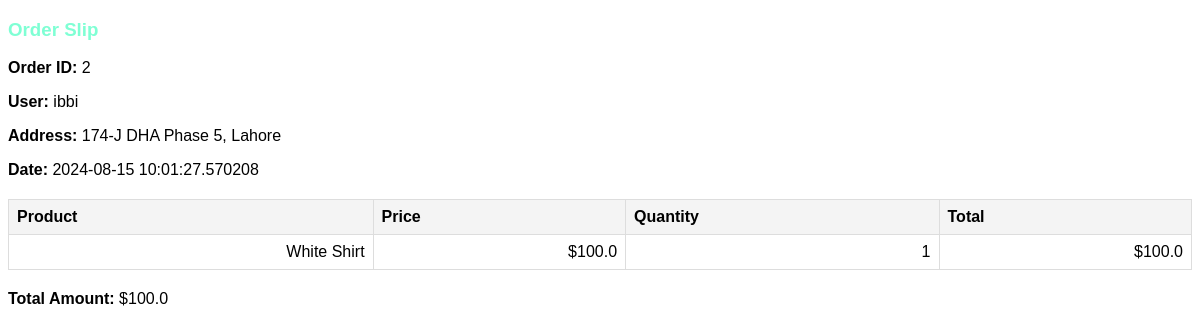
Page /print-order-slip/2 on the committed database.
### app.py (models this page shows, shortened)
class Order(db.Model):
    id = db.Column(db.Integer, primary_key=True)
    user_id = db.Column(db.Integer, db.ForeignKey('user.id'), nullable=False)
    order_date = db.Column(db.DateTime, default=datetime.utcnow)
    total_price = db.Column(db.Float, nullable=False)
    billing_name = db.Column(db.String(120), nullable=False)
    billing_email = db.Column(db.String(120), nullable=False)
    billing_address = db.Column(db.String(255), nullable=False)
    billing_city = db.Column(db.String(120), nullable=False)
    billing_state = db.Column(db.String(120), nullable=False)
    billing_zip = db.Column(db.String(20), nullable=False)
    billing_country = db.Column(db.String(120), nullable=False)
    status = db.Column(db.String(50), nullable=False, default='Processing')
    user = db.relationship('User', backref=db.backref('orders', lazy=True))
    order_details = db.relationship('OrderDetail', backref='order', lazy=True)

class User(db.Model, UserMixin):
    id = db.Column(db.Integer, primary_key=True)
    username = db.Column(db.String(20), unique=True, nullable=False)
    email = db.Column(db.String(120), unique=True, nullable=False)
    password = db.Column(db.String(60), nullable=False)
    cart_items = db.relationship('CartItem', backref='user', lazy=True)
    wishlist_items = db.relationship('WishlistItem', backref='user', lazy=True)
    purchase_history = db.relationship('PurchaseHistory', backref='user', lazy=True)
    comments = db.relationship('Comment', backref='user', lazy=True)  # Relationship with comments
    is_admin = db.Column(db.Boolean, default=False)

class Product(db.Model):
    id = db.Column(db.Integer, primary_key=True)
    name = db.Column(db.String(100), nullable=False)
    description = db.Column(db.Text, nullable=False)
    price = db.Column(db.Float, nullable=False)
    image = db.Column(db.String(200), nullable=False)
    category = db.Column(db.String(50), nullable=False)
    sale_percentage = db.Column(db.Float, default=0)  # Sale percentage, 0 means no sale
    quantity = db.Column(db.Integer, nullable=False, default=0)  # Quantity in stock
    comments = db.relationship('Comment', backref='product', lazy=True)  # Relationship with comments

class OrderDetail(db.Model):
    id = db.Column(db.Integer, primary_key=True)
    order_id = db.Column(db.Integer, db.ForeignKey('order.id'), nullable=False)
    product_id = db.Column(db.Integer, db.ForeignKey('product.id'), nullable=False)
    quantity = db.Column(db.Integer, nullable=False)
    price = db.Column(db.Float, nullable=False)
    discount = db.Column(db.Float, default=0.0)  # Add discount if needed
    product = db.relationship('Product', backref=db.backref('order_details', lazy=True))

### app.py (the view)
@app.route('/print-order-slip/<int:order_id>')
def print_order_slip(order_id):
    order = Order.query.get(order_id)
    if not order:
        return "Order not found", 404
    order_items = OrderDetail.query.filter_by(order_id=order_id).all()
    products = [
        {
            'product_name': Product.query.get(detail.product_id).name,
            'price': detail.price,
            'quantity': detail.quantity,
            'total': detail.quantity * detail.price
        }
        for detail in order_items
    ]
    total_amount = sum(item['total'] for item in products)
    return render_template('printable_slip.html', order=order, items=products, total_amount=total_amount)

### templates/printable_slip.html (shortened to what this page needs)
<!DOCTYPE html>
<html>
<head>
</head>
<body>
    <h3 style="color: aquamarine;">Order Slip</h3>
    <p><strong>Order ID:</strong> {{ order.id }}</p>
    <p><strong>User:</strong> {{ order.user.username }}</p>
    <p><strong>Address:</strong> {{ order.billing_address }}</p>
    <p><strong>Date:</strong> {{ order.order_date }}</p>
    <table class="slip-table">
        <thead>
            <tr>
                <th>Product</th>
                <th>Price</th>
                <th>Quantity</th>
                <th>Total</th>
            </tr>
        </thead>
        <tbody>
            {% for item in items %}
            <tr>
                <td>{{ item.product_name }}</td>
                <td>${{ item.price }}</td>
                <td>{{ item.quantity }}</td>
                <td>${{ item.total }}</td>
            </tr>
            {% endfor %}
        </tbody>
    </table>
    <p><strong>Total Amount:</strong> ${{ total_amount }}</p>
</body>
</html>

### templates/printable_slip.html (style rules this page uses)
body { font-family: Arial, sans-serif; }
.slip-table { width: 100%; border-collapse: collapse; margin: 20px 0; }
.slip-table th, .slip-table td { border: 1px solid #ddd; padding: 8px; }
.slip-table th { background-color: #f4f4f4; text-align: left; }
.slip-table td { text-align: right; }

### rows in the picture
Order: id "2", billing_address "174-J DHA Phase 5, Lahore", order_date "2024-08-15 10:01:27.570208"
User: user.username "ibbi"
Product: product_name "White Shirt"
OrderDetail: price "100.0"

### other values in the picture
{{ item.quantity }} "1"
{{ item.total }} "100.0"
{{ total_amount }} "100.0"
